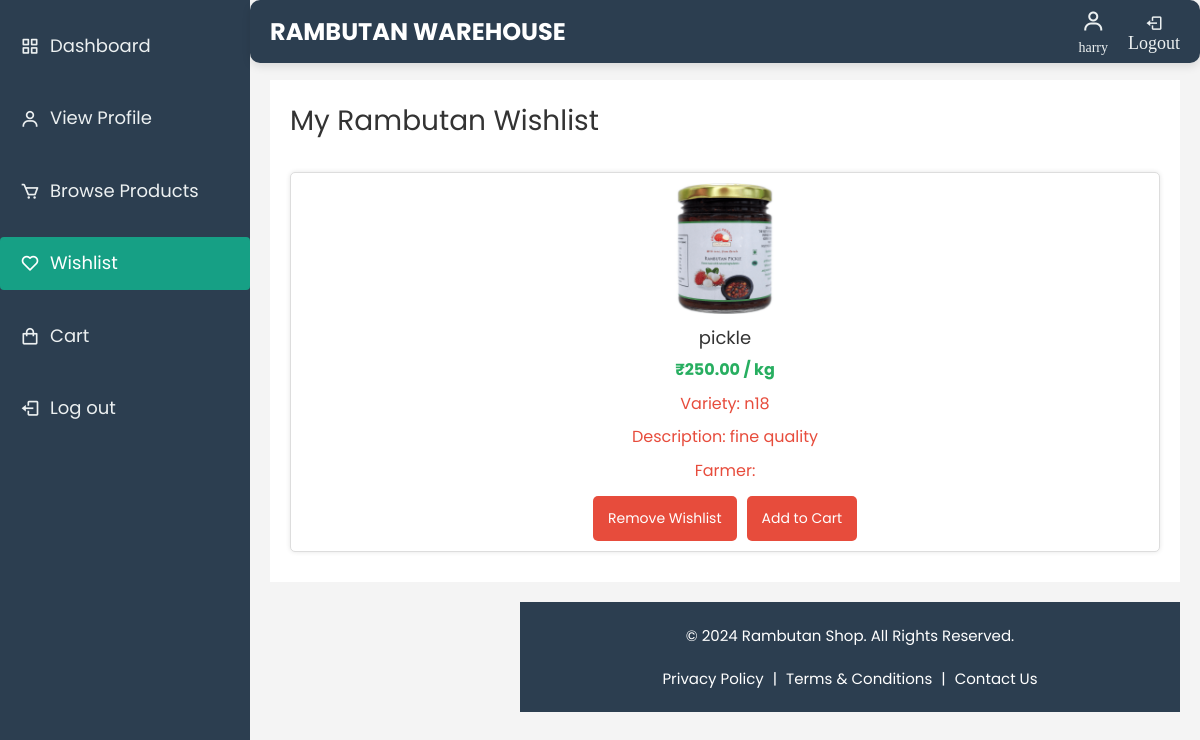
The app's page /wishlist/ (signed in) with its own data.
### warehouse/models.py (models this page shows, shortened)
class Registeruser(AbstractUser):
    username = models.EmailField(unique=True)
    name = models.CharField(max_length=50,default='noname')
    contact = models.CharField(max_length=250, blank=True)
    address = models.CharField(max_length=250, blank=True)
    place = models.CharField(max_length=100, blank=True)
    role = models.CharField(max_length=10, choices=ROLE_CHOICES)
    groups = models.ManyToManyField(
        Group,
        related_name='registeruser_set',  # Custom related_name
        blank=True,
        help_text='The groups this user belongs to. A user will get all permissions granted to each of their groups.'
    )
    user_permissions = models.ManyToManyField(
        Permission,
        related_name='registeruser_set',  # Custom related_name
        blank=True,
        help_text='Specific permissions for this user.'
    )

class RambutanPost(models.Model):
    farmer = models.ForeignKey('FarmerDetails', on_delete=models.CASCADE, related_name='rambutan_posts')
    name = models.CharField(max_length=255)
    variety = models.CharField(max_length=100)
    quantity = models.PositiveIntegerField()
    quantity_left = models.PositiveIntegerField(default=0)  # Quantity left after sales
    price_per_kg = models.DecimalField(max_digits=10, decimal_places=2)
    image = models.ImageField(upload_to='rambutan_images/', blank=True, null=True)
    description = models.TextField(blank=True, null=True)
    created_at = models.DateTimeField(auto_now_add=True)
    is_available = models.BooleanField(default=True)  # Whether the post is still available

### warehouse/views.py (the view)
# urls.py: path('wishlist/', views.wishlist, name='wishlist'),
@login_required
def wishlist(request):
    wishlist_items = Wishlist.objects.filter(user=request.user).select_related('rambutan_post')
    wishlists = RambutanPost.objects.filter(id__in=[item.rambutan_post_id for item in wishlist_items])
    return render(request, 'wishlist.html', {'wishlist_items': wishlists})

### warehouse/templates/wishlist.html (shortened to what this page needs)
{% load static %}
<!DOCTYPE html>
<html lang="en" dir="ltr">
<head>
    <link href='https://unpkg.com/boxicons@2.0.7/css/boxicons.min.css' rel='stylesheet'>
    <link href="https://cdn.jsdelivr.net/npm/sweetalert2@11/dist/sweetalert2.min.css" rel="stylesheet">
    <link rel="stylesheet" href="{% static 'css/open-iconic-bootstrap.min.css' %}">
    <link rel="stylesheet" href="{% static 'css/animate.css' %}">
    <link rel="stylesheet" href="{% static 'css/owl.carousel.min.css' %}">
    <link rel="stylesheet" href="{% static 'css/owl.theme.default.min.css' %}">
    <link rel="stylesheet" href="{% static 'css/magnific-popup.css' %}">
    <link rel="stylesheet" href="{% static 'css/aos.css' %}">
    <link rel="stylesheet" href="{% static 'css/ionicons.min.css' %}">
    <link rel="stylesheet" href="{% static 'css/bootstrap-datepicker.css' %}">
    <link rel="stylesheet" href="{% static 'css/jquery.timepicker.css' %}">
    <link rel="stylesheet" href="{% static 'css/flaticon.css' %}">
    <link rel="stylesheet" href="{% static 'css/icomoon.css' %}">
    <link rel="stylesheet" href="{% static 'css/style.css' %}">
</head>
<body>
    <div class="sidebar">
        <ul class="nav-links">
            <li>
                <a href="{% url 'customer_dashboard' %}">
                    <i class='bx bx-grid-alt'></i>
                    <span class="links_name">Dashboard</span>
                </a>
            </li>
            <li>
                <a href="{% url 'profile_view' %}">
                    <i class='bx bx-user'></i>
                    <span class="links_name">View Profile</span>
                </a>
            </li>
            <li>
                <a href="{% url 'products_browse' %}">
                    <i class='bx bx-cart'></i>
                    <span class="links_name">Browse Products</span>
                </a>
            </li>
            <li>
                <a href="{% url 'wishlist' %}" class="active">
                    <i class='bx bx-heart'></i>
                    <span class="links_name">Wishlist</span>
                </a>
            </li>
            <li>
                <a href="{% url 'cart' %}">
                    <i class='bx bx-shopping-bag'></i>
                    <span class="links_name">Cart</span>
                </a>
            </li>
            <li class="log_out">
                <a href="{% url 'logout' %}">
                    <i class='bx bx-log-out'></i>
                    <span class="links_name">Log out</span>
                </a>
            </li>
        </ul>
    </div>
    <section class="home-section">
        <nav class="top-navbar">
            <div class="logo">
                <span class="logo-text">Rambutan Warehouse</span>
            </div>
            <ul class="nav-icons">
                <li class="user-profile">
                    <a href="{% url 'profile_view' %}">
                        <i class='bx bx-user'></i>
                        <span class="icon-name">{{ user.name }}</span>
                    </a>
                </li>
                <li>
                    <a href="{% url 'logout' %}" class="logout-button">
                        <i class='bx bx-log-out'></i>
                        <span class="icon-name">Logout</span>
                    </a>
                </li>
            </ul>
        </nav>
        <div class="main-content">
            <h2>My Rambutan Wishlist</h2>
            <div class="product-listing">
                {% for item in wishlist_items %}
                <div class="product">
                    <img src="{% if item.image %}/media/{{ item.image }}{% else %}{% static 'images/default_product.jpg' %}{% endif %}" alt="{{ item.name }}" width="100px">
                    <h3>{{ item.name }}</h3>
                    <p class="price">₹{{ item.price_per_kg }} / kg</p>
                    <p>Variety: {{ item.variety }}</p>
                    <p>Description: {{ item.description }}</p>
                    <p>Farmer: {{ item.farmer.username }}</p>
                    <div class="cart-buttons">
                        <button class="remove">
                            <a href="{% url 'remove_from_wishlist' item.id %}">Remove Wishlist</a>
                        </button>
                        {% if item.is_available %}
                            <button class="add">
                                <a href="{% url 'add_to_cart' item.id %}">Add to Cart</a>
                            </button>
                        {% endif %}
                    </div>
                </div>
                {% empty %}
                <p>No products available in your wishlist at the moment.</p>
                {% endfor %}
            </div>
        </div>
        <footer>
            <p>&copy; 2024 Rambutan Shop. All Rights Reserved.</p>
            <a href="#">Privacy Policy</a> | <a href="#">Terms & Conditions</a> | <a href="#">Contact Us</a>
        </footer>
    </section>
</body>
</html>

### warehouse/static/css/icomoon.css (style rules this page uses)
[class^="icon-"], [class*=" icon-"] { font-family: 'icomoon' !important; speak: none; font-style: normal; font-weight: normal; font-variant: normal; text-transform: none; line-height: 1; -webkit-font-smoothing: antialiased; -moz-osx-font-smoothing: grayscale; }

### warehouse/templates/wishlist.html (style rules this page uses)
:root { --primary-color: #2c3e50; --secondary-color: #ecf0f1; --accent-color: #16a085; --hover-color: #34495e; --white: #ffffff; --font-family: 'Poppins', sans-serif; }
body { font-family: var(--font-family); background-color: #f4f4f4; margin: 0; padding: 0; display: flex; }
.sidebar { width: 250px; background-color: var(--primary-color); height: 100vh; position: fixed; top: 0; left: 0; transition: all 0.3s; display: flex; flex-direction: column; }
.sidebar ul.nav-links { list-style-type: none; padding: 0; margin: 0; }
.sidebar ul.nav-links li { margin: 20px 0; }
.sidebar ul.nav-links li a { color: var(--secondary-color); text-decoration: none; font-size: 18px; display: flex; align-items: center; padding: 10px 20px; transition: background-color 0.3s, color 0.3s; border-radius: 4px; }
.sidebar ul.nav-links li a:hover, .sidebar ul.nav-links li a.active { background-color: var(--accent-color); color: var(--white); }
.sidebar ul.nav-links li a i { margin-right: 10px; font-size: 20px; }
.top-navbar { background-color: var(--primary-color); padding: 10px 20px; display: flex; justify-content: space-between; align-items: center; border-radius: 10px; box-shadow: 0 4px 8px rgba(0, 0, 0, 0.1); margin-bottom: 20px; position: fixed; top: 0; left: 250px; right: 0; z-index: 1000; }
.logo-text { font-size: 24px; color: var(--white); font-weight: bold; text-transform: uppercase; }
.nav-icons { list-style: none; display: flex; align-items: center; gap: 20px; margin: 0; padding: 0; }
.nav-icons li a { color: var(--secondary-color); text-decoration: none; font-size: 18px; display: flex; flex-direction: column; align-items: center; transition: color 0.3s; }
.nav-icons li.user-profile a { display: flex; flex-direction: column; align-items: center; justify-content: center; text-align: center; gap: 5px; }
.nav-icons li.user-profile a i { font-size: 24px; color: var(--secondary-color); }
.nav-icons li.user-profile a .icon-name { font-size: 14px; color: var(--secondary-color); }
.home-section { margin-left: 250px; width: calc(100% - 250px); padding-top: 60px; padding: 20px; transition: margin-left 0.3s, width 0.3s; min-height: 100vh; margin-top: 60px; }
.main-content { width: 100%; padding: 20px; background-color: #fff; box-sizing: border-box; }
.main-content h2 { font-size: 28px; margin-bottom: 20px; color: #333; }
.product-listing { display: flex; flex-wrap: wrap; gap: 15px; }
.product { flex: 1 1 calc(33.333% - 20px); margin: 10px 0; border: 1px solid #ddd; padding: 10px; box-shadow: 0 0 5px rgba(0, 0, 0, 0.1); border-radius: 5px; background-color: #fff; text-align: center; box-sizing: border-box; }
.product img { max-width: 100%; height: auto; margin-bottom: 10px; border-radius: 5px; }
.product h3 { font-size: 18px; color: #333; margin-bottom: 5px; }
.product p { font-size: 16px; color: #e74c3c; margin: 5px 0; }
.product .price { color: #27ae60; font-weight: bold; }
.product .cart-buttons { margin-top: 10px; display: flex; justify-content: center; gap: 10px; }
.cart-buttons button { background-color: #e74c3c; border: none; color: white; padding: 10px 15px; cursor: pointer; border-radius: 5px; transition: background-color 0.3s; font-size: 14px; }
.cart-buttons button a { color: white; text-decoration: none; display: block; width: 100%; height: 100%; text-align: center; }
footer { text-align: center; padding: 20px; background-color: var(--primary-color); color: var(--white); margin-top: 20px; width: calc(100% - 250px); margin-left: 250px; box-sizing: border-box; }
footer a { color: var(--white); text-decoration: none; margin: 0 5px; }

### records on screen
Registeruser: name "harry"
RambutanPost: image+name (picture), name "pickle", price_per_kg "250.00", variety "n18", description "fine quality", is_available "Add to Cart"
